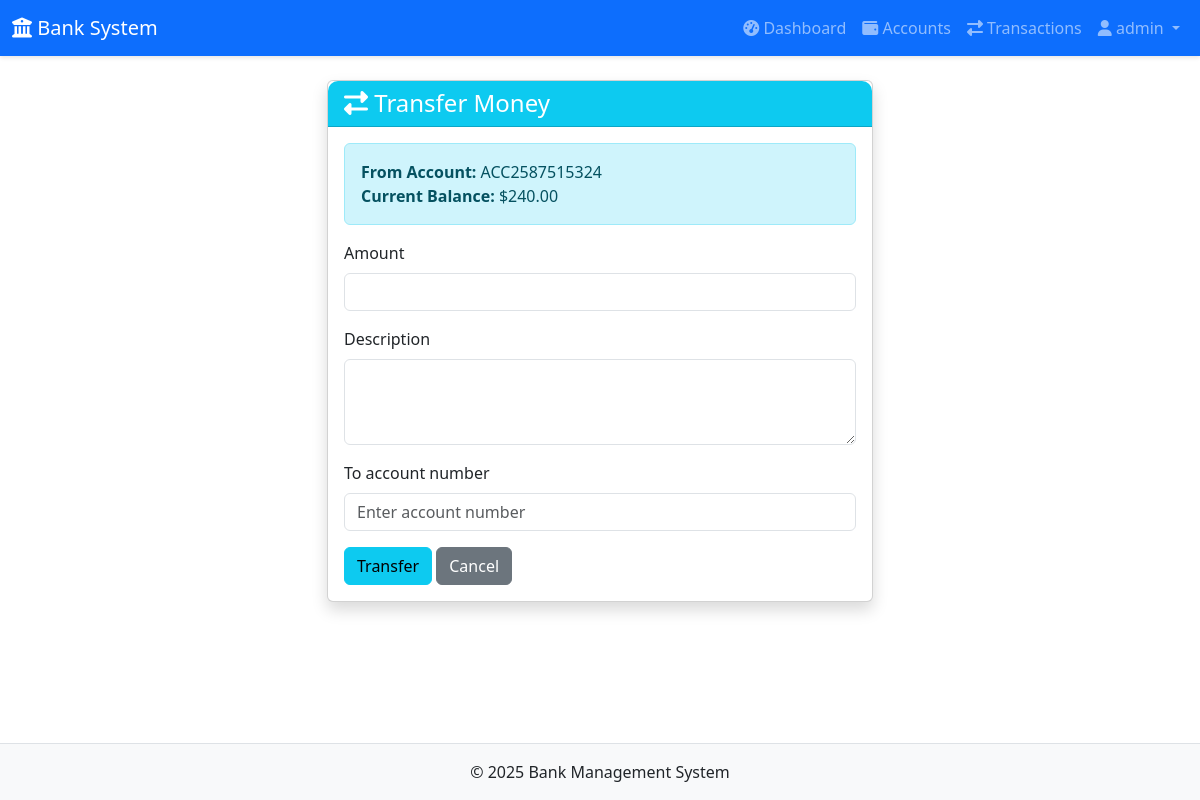
Screenshot of /transactions/transfer/2/ (signed in) with the database file from the repository.
### users/models.py (models this page shows, shortened)
class User(AbstractUser):
    phone = models.CharField(max_length=15, blank=True, null=True)

### accounts/models.py (models this page shows, shortened)
class Account(models.Model):
    ACCOUNT_TYPES = [
        ('savings', 'Savings'),
        ('checking', 'Checking'),
        ('business', 'Business'),
    ]
    user = models.ForeignKey(settings.AUTH_USER_MODEL, on_delete=models.CASCADE, related_name='accounts')
    account_number = models.CharField(max_length=20, unique=True)
    account_type = models.CharField(max_length=20, choices=ACCOUNT_TYPES, default='savings')
    balance = models.DecimalField(max_digits=12, decimal_places=2, default=0.00)
    created_at = models.DateTimeField(auto_now_add=True)
    updated_at = models.DateTimeField(auto_now=True)
    is_active = models.BooleanField(default=True)
    class Meta:
        ordering = ['-created_at']

### transactions/views.py (the view)
# urls.py: path('transfer/<int:account_pk>/', views.transfer, name='transfer'),
@login_required
@transaction.atomic
def transfer(request, account_pk):
    from_account = get_object_or_404(Account, pk=account_pk, user=request.user)
    if request.method == 'POST':
        form = TransferForm(request.POST)
        if form.is_valid():
            amount = form.cleaned_data['amount']
            to_account = form.cleaned_data['to_account_number']
            if from_account == to_account:
                messages.error(request, 'Cannot transfer to the same account!')
            elif amount > from_account.balance:
                messages.error(request, 'Insufficient balance!')
            else:
                trans = form.save(commit=False)
                trans.transaction_type = 'transfer'
                trans.from_account = from_account
                trans.to_account = to_account
                trans.save()
                from_account.balance -= trans.amount
                to_account.balance += trans.amount
                from_account.save()
                to_account.save()
                messages.success(request, f'Successfully transferred ${trans.amount} to account {to_account.account_number}')
                return redirect('account_detail', pk=from_account.pk)
    else:
        form = TransferForm()
    return render(request, 'transactions/transfer.html', {'form': form, 'account': from_account})

### transactions/forms.py (shortened to what this page needs)
class TransferForm(forms.ModelForm):
    to_account_number = forms.CharField(
        max_length=20,
        widget=forms.TextInput(attrs={'class': 'form-control', 'placeholder': 'Enter account number'})
    )
    class Meta:
        model = Transaction
        fields = ['amount', 'description']
        widgets = {
            'amount': forms.NumberInput(attrs={'class': 'form-control', 'step': '0.01', 'min': '0.01'}),
            'description': forms.Textarea(attrs={'class': 'form-control', 'rows': 3}),
        }

### templates/transactions/transfer.html (shortened to what this page needs)
{% extends 'base.html' %}
{% block content %}
<div class="row justify-content-center">
    <div class="col-md-6">
        <div class="card shadow">
            <div class="card-header bg-info text-white">
                <h4 class="mb-0"><i class="fas fa-exchange-alt"></i> Transfer Money</h4>
            </div>
            <div class="card-body">
                <div class="alert alert-info">
                    <strong>From Account:</strong> {{ account.account_number }}<br>
                    <strong>Current Balance:</strong> ${{ account.balance }}
                </div>
                <form method="post">
                    {% for field in form %}
                    <div class="mb-3">
                        <label for="{{ field.id_for_label }}" class="form-label">{{ field.label }}</label>
                        {{ field }}
                    </div>
                    {% endfor %}
                    <button type="submit" class="btn btn-info">Transfer</button>
                    <a href="{% url 'account_detail' account.pk %}" class="btn btn-secondary">Cancel</a>
                </form>
            </div>
        </div>
    </div>
</div>
{% endblock %}

### templates/includes/_navbar.html (shortened to what this page needs)
<nav class="navbar navbar-expand-lg navbar-dark bg-primary">
    <div class="container-fluid">
        <a class="navbar-brand" href="{% url 'dashboard' %}">
            <i class="fas fa-university"></i> Bank System
        </a>
        <div class="collapse navbar-collapse" id="navbarNav">
            {% if user.is_authenticated %}
            <ul class="navbar-nav ms-auto">
                <li class="nav-item">
                    <a class="nav-link" href="{% url 'dashboard' %}">
                        <i class="fas fa-tachometer-alt"></i> Dashboard
                    </a>
                </li>
                <li class="nav-item">
                    <a class="nav-link" href="{% url 'account_list' %}">
                        <i class="fas fa-wallet"></i> Accounts
                    </a>
                </li>
                <li class="nav-item">
                    <a class="nav-link" href="{% url 'transaction_list' %}">
                        <i class="fas fa-exchange-alt"></i> Transactions
                    </a>
                </li>
                <li class="nav-item dropdown">
                    <a class="nav-link dropdown-toggle" href="#" id="userDropdown" role="button" data-bs-toggle="dropdown">
                        <i class="fas fa-user"></i> {{ user.username }}
                    </a>
                </li>
            </ul>
            {% endif %}
        </div>
    </div>
</nav>

### static/css/style.css (style rules this page uses)
body { font-family: 'Segoe UI', Tahoma, Geneva, Verdana, sans-serif; background-color: #f8f9fa; min-height: 100vh; display: flex; flex-direction: column; }
.card { border-radius: 10px; margin-bottom: 20px; transition: transform 0.2s, box-shadow 0.2s; }
.card-header { border-radius: 10px 10px 0 0 !important; font-weight: 600; }
.btn { border-radius: 5px; transition: all 0.2s; }
.navbar { box-shadow: 0 2px 4px rgba(0,0,0,.1); }
.form-control, .form-select { border-radius: 5px; border: 1px solid #ced4da; }
.alert { border-radius: 8px; border-left: 4px solid; }
.alert-info { border-left-color: #0dcaf0; }

### rows the page displays
User: username "admin"
Account: account_number "ACC2587515324", balance "240.00"

### other values shown
{{ field.label }} "Amount" "Description" "To account number"
